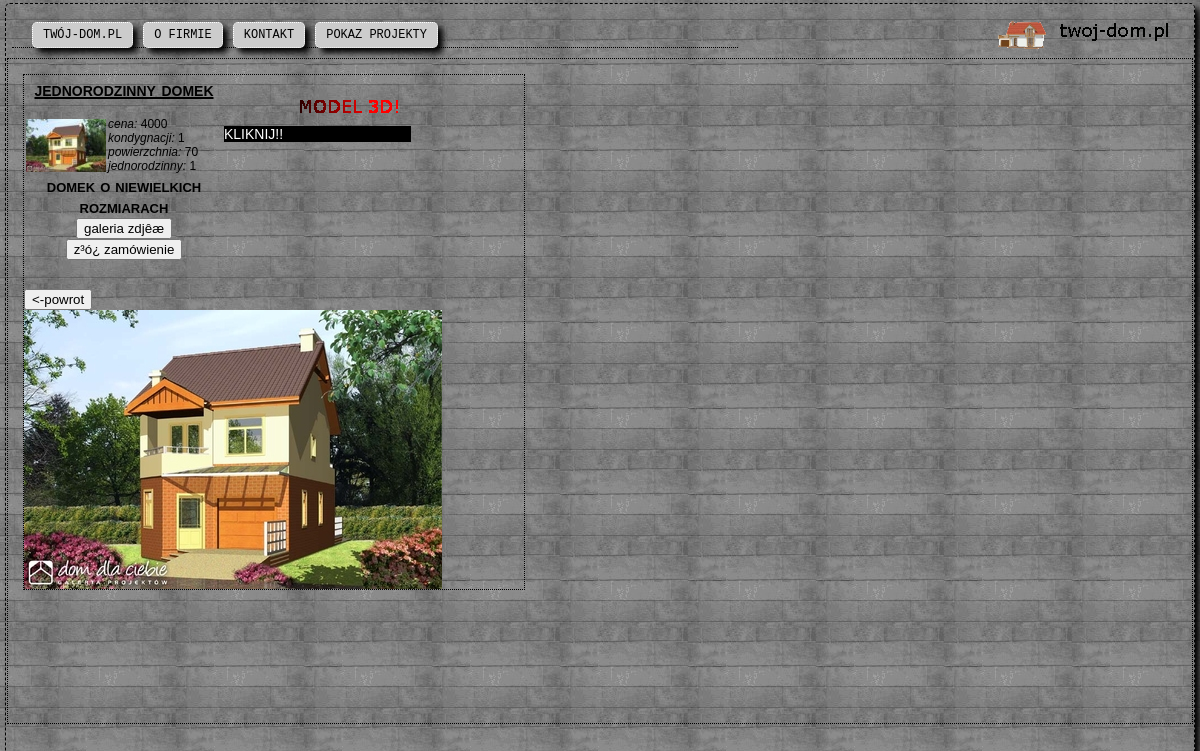
Page /document/dom.php?Id_Dom=1 on the committed database.
### tables this page shows
CREATE TABLE IF NOT EXISTS `dom` (
  `Id_Dom` int(11) NOT NULL AUTO_INCREMENT,
  `Nazwa` varchar(255) NOT NULL,
  `Cena` int(11) DEFAULT NULL,
  `Jednorodzinny` tinyint(1) NOT NULL,
  `Kondygnacji` int(11) NOT NULL,
  `Powierzchnia` int(11) NOT NULL,
  `Opis` mediumtext,
  PRIMARY KEY (`Id_Dom`)
);

### document/dom.php (the view, shortened to what this page needs)
<html>
<head>
<link rel="stylesheet" type="text/css" href="style.css" />
</head>
<?php
function showData(){
$query="SELECT * FROM `Dom` WHERE Id_Dom=".$_GET['Id_Dom'];
    $result = mysql_query($query)
        or die('Error (query)');
    if (mysql_num_rows($result) > 0) {
        while ($r = mysql_fetch_object($result)) {
		echo "<table>";
		echo "<th colspan=2> <h1> $r->Nazwa</h1> </th>";
            echo "<tr>";
            echo "<td><img src='../model/$r->Id_Dom/preview.jpg' </td>";
			echo "<td><i>cena: </i> $r->Cena <br><i>kondygnacji: </i>$r->Kondygnacji   <i>powierzchnia: </i>$r->Powierzchnia<br><i>jednorodzinny: </i>$r->Jednorodzinny</td>";
            echo "</tr>";
			echo "<th colspan=2><h2>$r->Opis";
			?>
			<br/>
			<input type="button" value="galeria zdjêæ" onclick="window.location='/twojdom/document/galeria.php?Id_Dom=<?php echo $_GET['Id_Dom'] ?>'">
			<input type="button" value="z³ó¿ zamówienie" onclick="window.location='/twojdom/document/zamowienie.php?Id_Dom=<?php echo $_GET['Id_Dom'] ?>'">
			<?php
			echo "</th></table>";
        }
    }
	}
?>
<?php include 'header.php'; ?>
<body onload="webGLStart();">
<div id="description">
<div id="vieww">
<?php
if(file_exists("../model/".$_GET['Id_Dom']."/wall.js")){
$id=$_GET['Id_Dom'];
echo "<a href='projekt.php?Id_Dom=$id'> KLIKNIJ!!";
echo "<img src='../image/3D.gif'>";
echo "</a>";
}
?>
</div>
	<?php
		showData();
	?>
<br/>
		<input type=button name=backButton value="<-powrot" onclick="javascript:history.back()">
<br/>
    <img src="../model/<?php echo $_GET['Id_Dom'] ?>/gallery/1.jpg">
	</div>
</body>
</html>
<?php include 'footer.php'; ?>

### style/style.css (style rules this page uses)
body { background: lightgray url("../image/backgroundWall.jpg") repeat right bottom; font: small-caps 16px Verdana, sans-serif; text-align: justify; font-size: 12px; color: black; }
h1 { font: bold small-caps 20px Verdana, sans-serif; text-decoration: underline; }
h2 { font: bold small-caps 18px Verdana, sans-serif; }
body { font-family: Monospace; background-color: #000000; margin: 0px; overflow: hidden; }
#description { font: small-caps 10px Verdana, sans-serif; float: left; border-style: dotted; border-width: 1px; border-color: black; padding: 0px; margin: 0px; width: 500px; }
#description td { padding: 0px; border:1px; color: black; font-size:12px; }
#vieww { float: right; width: 300px; height: 50px; }
#vieww a { background:black; color:white; font-size: 14px; text-decoration: none; }

### rows in the picture
dom: Nazwa "jednorodzinny domek", Cena "4000", Kondygnacji "1", Powierzchnia "70", Jednorodzinny "1", Opis "domek o niewielkich rozmiarach"
